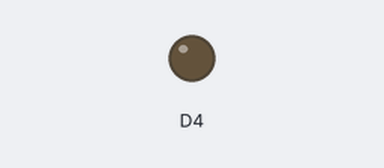
Bench run of a sketch on a simulated ESP8266 (Wemos D1 mini). Parts: output pins drawn as LEDs (lit = HIGH, except the on-board LED, lit = LOW). WiFi joins after 1.5 s; servers stay silent unless stated; what the sketch prints to the serial monitor is not drawn.

Above: at 1.9 s.
At 4.25 s:
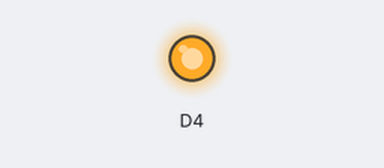
Timing chart, 0 to 4.7 s (numbered marks = the images above):
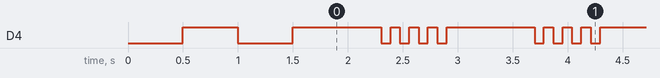

Measured:
- by itself, D4: repeats every 1.4 s: HIGH 0.80 s, 3 × (LOW 0.09 s, HIGH 0.09 s), LOW 0.09 s
- by itself, everything shown: repeats every 1.4 s, in 4 steps

The sketch:

CrashLAB_AutoConnectWithFeedbackLED_OTA.ino
```cpp
#include <ESP8266WiFi.h>          //https://github.com/esp8266/Arduino

//needed for library
#include <DNSServer.h>
#include <ESP8266WebServer.h>
#include <WiFiManager.h>          //https://github.com/tzapu/WiFiManager

#include <ESP8266mDNS.h>
#include <WiFiUdp.h>

#include <ArduinoOTA.h>


const char* apssid = "CrashLAB WeMos D1";
const char* password = "espconfig";
const char* host = "crashlab-wemos-d1";

const char* otapassword = "espconfig";


//for LED status
#include <Ticker.h>
Ticker ticker;

void tick()
{
  //toggle state
  int state = digitalRead(BUILTIN_LED);  // get the current state of GPIO1 pin
  digitalWrite(BUILTIN_LED, !state);     // set pin to the opposite state
}

//gets called when WiFiManager enters configuration mode
void configModeCallback (WiFiManager *myWiFiManager) {
  Serial.println("Entered config mode");
  Serial.println(WiFi.softAPIP());
  //if you used auto generated SSID, print it
  Serial.println(myWiFiManager->getConfigPortalSSID());
  //entered config mode, make led toggle faster
  ticker.attach(0.2, tick);
}

void setup() {
  // put your setup code here, to run once:
  Serial.begin(115200);

  //set led pin as output
  pinMode(BUILTIN_LED, OUTPUT);
  // start ticker with 0.5 because we start in AP mode and try to connect
  ticker.attach(0.5, tick);

  wifi_station_set_hostname((char *)host);

  //WiFiManager
  //Local intialization. Once its business is done, there is no need to keep it around
  WiFiManager wifiManager;
  //reset settings - for testing
  //wifiManager.resetSettings();

  //set callback that gets called when connecting to previous WiFi fails, and enters Access Point mode
  wifiManager.setAPCallback(configModeCallback);

  //fetches ssid and pass and tries to connect
  //if it does not connect it starts an access point with the specified name
  //and goes into a blocking loop awaiting configuration
  //if (!wifiManager.autoConnect()) {
  if (!wifiManager.autoConnect(apssid, password)) {
    Serial.println("failed to connect and hit timeout");
    //reset and try again, or maybe put it to deep sleep
    ESP.reset();
    delay(1000);
  }

  //if you get here you have connected to the WiFi
  Serial.println("connected...yeey :)");
  ticker.detach();


  // MDNS responder
  if (MDNS.begin(host)) {
    Serial.println("MDNS responder started");
  }


  // Port defaults to 8266
  // ArduinoOTA.setPort(8266);

  // Hostname defaults to esp8266-[ChipID]
  ArduinoOTA.setHostname(host);

  // No authentication by default
  //ArduinoOTA.setPassword((const char *)"123");
  ArduinoOTA.setPassword(otapassword);

  ArduinoOTA.onStart([]() {
    Serial.println("Start");
  });
  ArduinoOTA.onEnd([]() {
    Serial.println("\nEnd");
  });
  ArduinoOTA.onProgress([](unsigned int progress, unsigned int total) {
    Serial.printf("Progress: %u%%\r", (progress / (total / 100)));
  });
  ArduinoOTA.onError([](ota_error_t error) {
    Serial.printf("Error[%u]: ", error);
    if (error == OTA_AUTH_ERROR) Serial.println("Auth Failed");
    else if (error == OTA_BEGIN_ERROR) Serial.println("Begin Failed");
    else if (error == OTA_CONNECT_ERROR) Serial.println("Connect Failed");
    else if (error == OTA_RECEIVE_ERROR) Serial.println("Receive Failed");
    else if (error == OTA_END_ERROR) Serial.println("End Failed");
  });
  ArduinoOTA.begin();

}

void loop() {

  // put your main code here, to run repeatedly:

  ArduinoOTA.handle();


  digitalWrite(BUILTIN_LED, HIGH);
  delay(800);
  digitalWrite(BUILTIN_LED, LOW);
  delay(85);
  digitalWrite(BUILTIN_LED, HIGH);
  delay(85);
  digitalWrite(BUILTIN_LED, LOW);
  delay(85);
  digitalWrite(BUILTIN_LED, HIGH);
  delay(85);
  digitalWrite(BUILTIN_LED, LOW);
  delay(85);
  digitalWrite(BUILTIN_LED, HIGH);
  delay(85);
  digitalWrite(BUILTIN_LED, LOW);
  delay(85);

}
```
